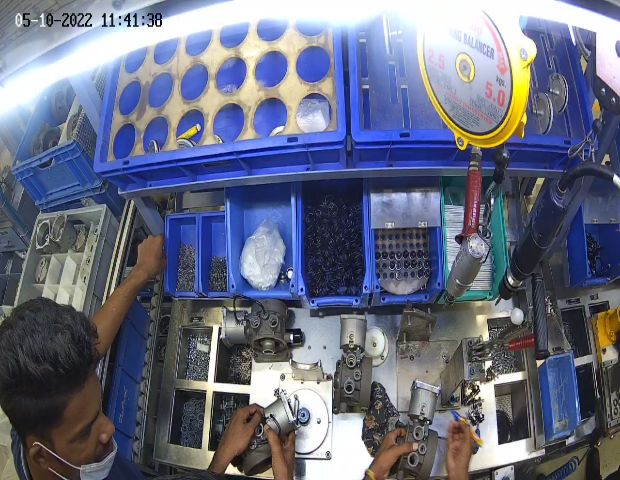
#> input picture image.png, 620 x 480 px, given in place of the camera
$ python blur_face.py
#> lines starting #> are read from the running program, lines starting #| are printed output that depends on the picture; after the words box and inside, x2 and y2 are one past the last pixel; in counts of white or black regions, pixels touching at a corner belong together
#> further down, img is the input picture: shape (480, 620, 3); mean B, G, R 130, 109.4, 104.4
import face_recognition
import cv2
import os
import time
vid_path="sample1.mp4"

model = 'hog'
scale = 1
cap = cv2.VideoCapture(0)
fourcc = cv2.VideoWriter_fourcc(*'XVID')
out = cv2.VideoWriter('output_1.avi', fourcc, 20.0, (256,256))
start = time.time();

def increase_brightness(img, value=30):
#> called with value = 30
    hsv = cv2.cvtColor(img, cv2.COLOR_BGR2HSV)
#> hsv: shape (480, 620, 3); mean H, S, V 89.4, 78.9, 137.6
    h, s, v = cv2.split(hsv)
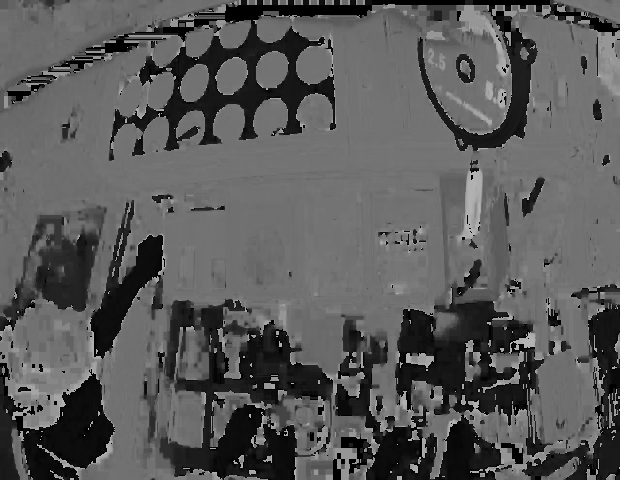
#> h: shape (480, 620); min 0, max 179, mean 89.4
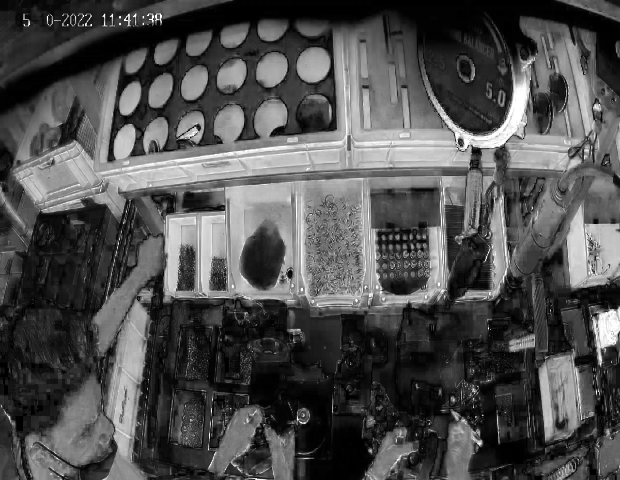
#> s: shape (480, 620); min 0, max 255, mean 78.9
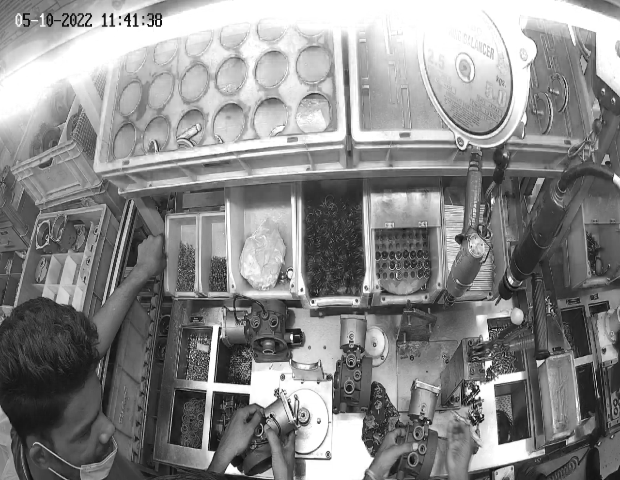
#> v: shape (480, 620); min 4, max 255, mean 137.6

    lim = 255 - value
    v[v > lim] = 255
#> v: shape (480, 620); 8.13% of pixels changed, all inside (x1, y1, x2, y2) = (0, 0, 620, 480)
    v[v <= lim] += value
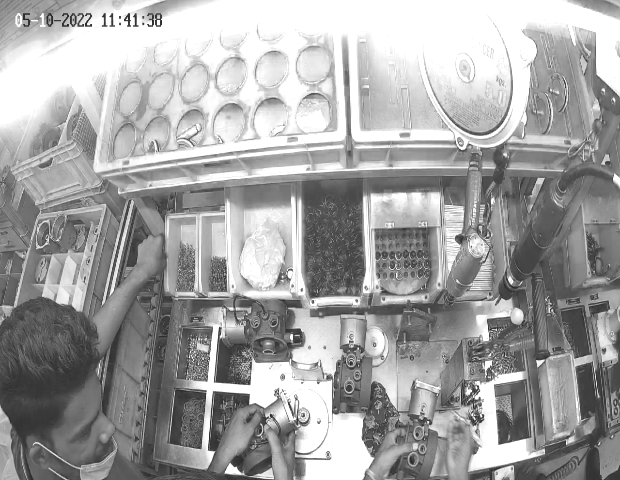
#> v: shape (480, 620); min 34, max 255, mean 163.8

    final_hsv = cv2.merge((h, s, v))
#> final_hsv: shape (480, 620, 3); mean H, S, V 89.4, 78.9, 163.8
    img = cv2.cvtColor(final_hsv, cv2.COLOR_HSV2BGR)
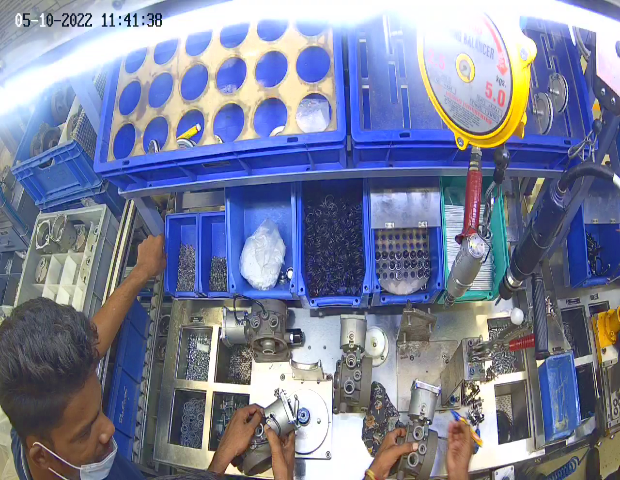
#> img: shape (480, 620, 3); mean B, G, R 154.4, 129, 123.3
    return img

while True:

    ret,img = cap.read()
    if ret == True:
        img= cv2.resize(img,(620,480))
        img=increase_brightness(img)
#> (the run stopped early here; a loop or call above may not have finished)
